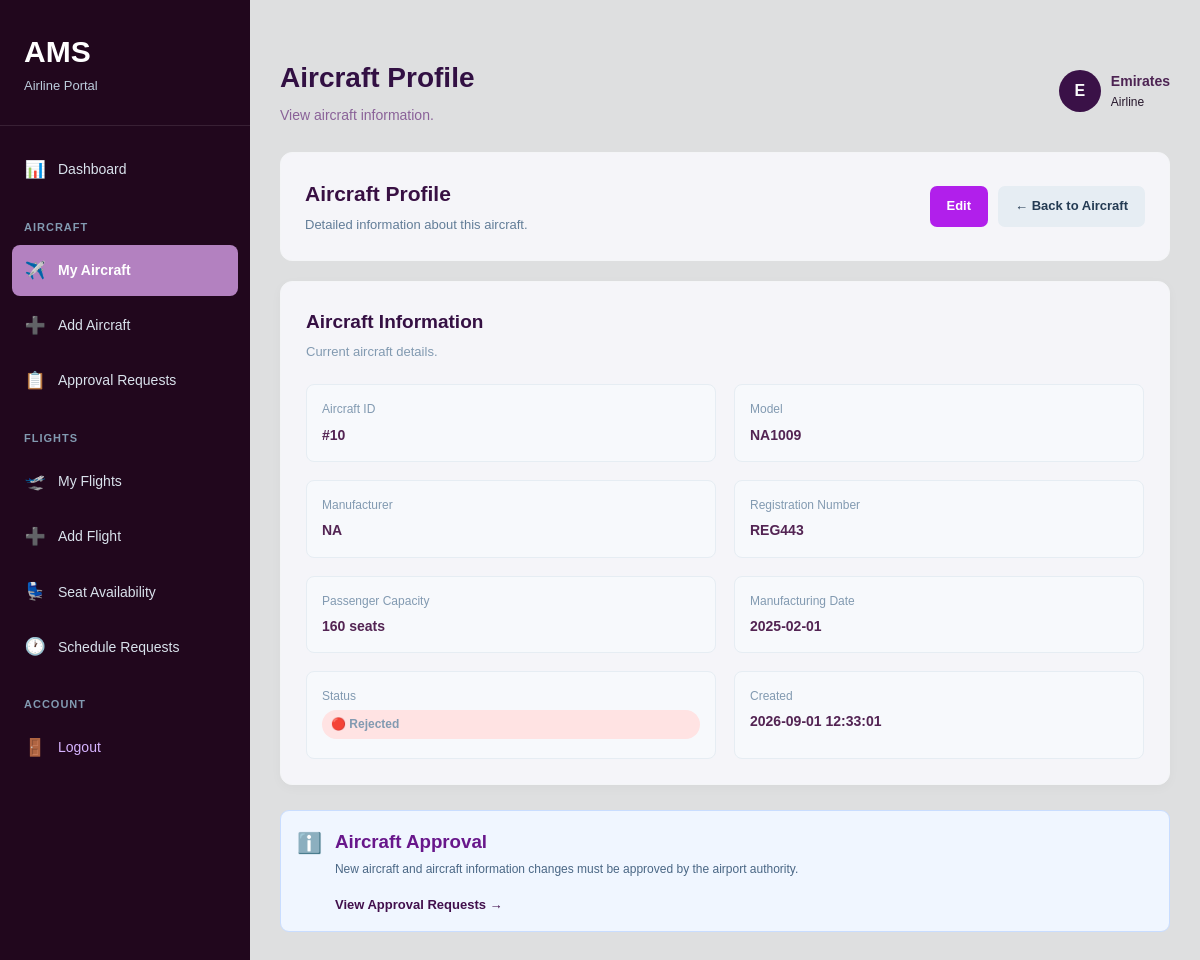
The app's page /airline/airplane/view.php?id=10 (signed in) with its own data.
### tables this page shows
CREATE TABLE `airlines` (
  `id` int(11) NOT NULL,
  `airline_name` varchar(100) NOT NULL,
  `country` varchar(100) DEFAULT NULL,
  `contact` varchar(50) DEFAULT NULL,
  `email` varchar(100) DEFAULT NULL,
  `status` varchar(20) DEFAULT 'Active',
  `created_at` timestamp NOT NULL DEFAULT current_timestamp()
);

CREATE TABLE `airplanes` (
  `id` int(11) NOT NULL,
  `airline_id` int(11) DEFAULT NULL,
  `airline_name` varchar(100) NOT NULL,
  `model` varchar(100) NOT NULL,
  `manufacturer` varchar(100) DEFAULT NULL,
  `manufacturing_date` date DEFAULT NULL,
  `registration_number` varchar(100) NOT NULL,
  `capacity` int(11) NOT NULL,
  `status` varchar(50) DEFAULT 'Active',
  `created_at` timestamp NOT NULL DEFAULT current_timestamp()
);

### airline/airplane/view.php (the view, shortened to what this page needs)
<?php
require_once '../../config/database.php';
$user_id = (int)$_SESSION['user_id'];
$sql = "SELECT email
        FROM users
        WHERE id = ?
        LIMIT 1";
$stmt = $conn->prepare($sql);
$stmt->bind_param("i", $user_id);
$stmt->execute();
$result = $stmt->get_result();
$user = $result->fetch_assoc();
$user_email = $user['email'];
$sql = "SELECT id, airline_name
        FROM airlines
        WHERE email = ?
        LIMIT 1";
$stmt = $conn->prepare($sql);
$stmt->bind_param("s", $user_email);
$stmt->execute();
$result = $stmt->get_result();
$airline = $result->fetch_assoc();
$airline_id = (int)$airline['id'];
$airline_name = $airline['airline_name'];
$id = (int)($_GET['id'] ?? 0);
$sql = "SELECT *
        FROM airplanes
        WHERE id = ?
        AND airline_id = ?
        LIMIT 1";
$stmt = $conn->prepare($sql);
$stmt->bind_param(
    "ii",
    $id,
    $airline_id
);
$stmt->execute();
$result = $stmt->get_result();
$aircraft = $result->fetch_assoc();
$status = strtolower(
    trim($aircraft['status'] ?? '')
);
?>
<!DOCTYPE html>
<html lang="en">
<head>
    <link rel="stylesheet"
          href="../../assets/css/airline.css">
</head>
<body>
<div class="airline-layout">
<div class="sidebar">
    <div class="sidebar-logo">
        <h2>AMS</h2>
        <p>
            Airline Portal
        </p>
    </div>
    <nav class="sidebar-menu">
        <a href="../dashboard.php"
           class="menu-item">
            <span>📊</span>
            Dashboard
        </a>
        <div class="menu-section">
            <p class="menu-title">
                Aircraft
            </p>
            <a href="index.php"
               class="menu-item active">
                <span>✈️</span>
                My Aircraft
            </a>
            <a href="add.php"
               class="menu-item">
                <span>➕</span>
                Add Aircraft
            </a>
            <a href="../approval/index.php"
               class="menu-item">
                <span>📋</span>
                Approval Requests
            </a>
        </div>
        <div class="menu-section">
            <p class="menu-title">
                Flights
            </p>
            <a href="../flight/index.php"
               class="menu-item">
                <span>🛫</span>
                My Flights
            </a>
            <a href="../flight/add.php"
               class="menu-item">
                <span>➕</span>
                Add Flight
            </a>
            <a href="../flight/availability.php"
               class="menu-item">
                <span>💺</span>
                Seat Availability
            </a>
            <a href="../flight/schedule_request.php"
               class="menu-item">
                <span>🕐</span>
                Schedule Requests
            </a>
        </div>
        <div class="menu-section">
            <p class="menu-title">
                Account
            </p>
            <a href="../../logout.php"
               class="menu-item logout-item">
                <span>🚪</span>
                Logout
            </a>
        </div>
    </nav>
</div>
<div class="main-content">
<header class="topbar">
    <div>
        <h1>
            Aircraft Profile
        </h1>
        <p>
            View aircraft information.
        </p>
    </div>
    <div class="user-info">
        <div class="user-avatar">
            <?php
            echo strtoupper(
                substr($airline_name, 0, 1)
            );
            ?>
        </div>
        <div>
            <strong>
                <?php
                echo htmlspecialchars(
                    $airline_name
                );
                ?>
            </strong>
            <small>
                Airline
            </small>
        </div>
    </div>
</header>
<section class="page-header">
    <div>
        <h2>
            Aircraft Profile
        </h2>
        <p>
            Detailed information about this aircraft.
        </p>
    </div>
    <div class="table-actions">
        <a href="edit.php?id=<?php echo $id; ?>"
           class="btn btn-primary">
            Edit
        </a>
        <a href="index.php"
           class="btn btn-secondary">
            ← Back to Aircraft
        </a>
    </div>
</section>
<section class="content-card">
    <div class="table-header">
        <h2>
            Aircraft Information
        </h2>
        <p>
            Current aircraft details.
        </p>
    </div>
    <div class="details-grid">
        <div class="detail-item">
            <span>
                Aircraft ID
            </span>
            <strong>
                #<?php echo $id; ?>
            </strong>
        </div>
        <div class="detail-item">
            <span>
                Model
            </span>
            <strong>
                <?php
                echo htmlspecialchars(
                    $aircraft['model']
                );
                ?>
            </strong>
        </div>
        <div class="detail-item">
            <span>
                Manufacturer
            </span>
            <strong>
                <?php
                echo htmlspecialchars(
                    $aircraft['manufacturer']
                    ?? 'N/A'
                );
                ?>
            </strong>
        </div>
        <div class="detail-item">
            <span>
                Registration Number
            </span>
            <strong>
                <?php
                echo htmlspecialchars(
                    $aircraft['registration_number']
                );
                ?>
            </strong>
        </div>
        <div class="detail-item">
            <span>
                Passenger Capacity
            </span>
            <strong>
                <?php
                echo (int)$aircraft['capacity'];
                ?>
                seats
            </strong>
        </div>
        <div class="detail-item">
            <span>
                Manufacturing Date
            </span>
            <strong>
                <?php
                echo htmlspecialchars(
                    $aircraft['manufacturing_date']
                    ?? 'N/A'
                );
                ?>
            </strong>
        </div>
        <div class="detail-item">
            <span>
                Status
            </span>
            <strong>
                <?php
                if ($status == 'active') {
                    echo '<span class="status-badge status-approved">
                            🟢 Active
                          </span>';
                }
                elseif (
                    strpos($status, 'pending') !== false
                ) {
                    echo '<span class="status-badge status-pending">
                            🟡 Pending Approval
                          </span>';
                }
                elseif ($status == 'maintenance') {
                    echo '<span class="status-badge status-warning">
                            🟠 Maintenance
                          </span>';
                }
                elseif ($status == 'rejected') {
                    echo '<span class="status-badge status-rejected">
                            🔴 Rejected
                          </span>';
                }
                else {
                    echo htmlspecialchars(
                        $aircraft['status']
                    );
                }
                ?>
            </strong>
        </div>
        <div class="detail-item">
            <span>
                Created
            </span>
            <strong>
                <?php
                echo htmlspecialchars(
                    $aircraft['created_at']
                    ?? 'N/A'
                );
                ?>
            </strong>
        </div>
    </div>
</section>
<section class="info-box">
    <div class="info-icon">
        ℹ️
    </div>
    <div>
        <h3>
            Aircraft Approval
        </h3>
        <p>
            New aircraft and aircraft
            information changes must be
            approved by the airport authority.
        </p>
        <a href="../approval/index.php">
            View Approval Requests →
        </a>
    </div>
</section>
</div>
</div>
</body>
</html>

### assets/css/airline.css (style rules this page uses)
* { margin: 0; padding: 0; box-sizing: border-box; }
html { scroll-behavior: smooth; }
body { font-family: Arial, Helvetica, sans-serif; background: #dedfe0; color: #6b5aaa; line-height: 1.6; }
a { text-decoration: none; color: inherit; }
.airline-layout { min-height: 100vh; display: flex; }
.sidebar { width: 250px; min-height: 100vh; background: #21071d; color: #ffffff; position: fixed; left: 0; top: 0; bottom: 0; overflow-y: auto; z-index: 1000; }
.sidebar-logo { padding: 28px 24px; border-bottom: 1px solid rgba(255, 255, 255, 0.1); }
.sidebar-logo h2 { font-size: 30px; }
.sidebar-logo p { color: #bcccdc; font-size: 13px; }
.sidebar-menu { padding: 18px 12px; }
.menu-section { margin-top: 24px; }
.menu-title { padding: 0 12px 8px; color: #829ab1; font-size: 11px; font-weight: 700; text-transform: uppercase; letter-spacing: 1px; }
.menu-item { display: flex; align-items: center; gap: 12px; padding: 12px; margin-bottom: 4px; border-radius: 8px; color: #d9e2ec; font-size: 14px; transition: .2s; }
.menu-item span { width: 22px; text-align: center; font-size: 17px; }
.menu-item.active { background: #b381c0; color: #fff; font-weight: 600; }
.logout-item { color: #d7b4ff; }
.main-content { width: calc(100% - 250px); margin-left: 250px; min-height: 100vh; padding: 30px; }
.topbar { min-height: 70px; display: flex; align-items: center; justify-content: space-between; gap: 20px; margin-bottom: 25px; }
.topbar h1 { font-size: 28px; color: #321043; margin-bottom: 4px; }
.topbar p { color: #8a6298; font-size: 14px; }
.user-info { display: flex; align-items: center; gap: 10px; }
.user-avatar { width: 42px; height: 42px; border-radius: 50%; background: #3a1147; color: #fbfbfc; display: flex; align-items: center; justify-content: center; font-weight: 700; }
.user-info strong, .user-info small { display: block; }
.user-info strong { font-size: 14px; color: #4d2453; }
.user-info small { color: #26172b; font-size: 12px; }
.stat-card, .action-card, .module-card, .content-card, .page-header { background: #f5f5f9; border: 1px solid #f4f5f7; border-radius: 12px; }
.module-card a, .info-box a { display: inline-block; margin-top: 15px; color: #42104d; font-size: 13px; font-weight: 600; }
.page-header { padding: 24px; margin-bottom: 20px; display: flex; align-items: center; justify-content: space-between; gap: 20px; }
.page-header h2 { color: #381043; font-size: 21px; margin-bottom: 5px; }
.page-header p { color: #627d98; font-size: 13px; }
.content-card { padding: 25px; margin-bottom: 25px; box-shadow: 0 3px 12px rgba(0, 0, 0, .03); }
.form-header, .table-header { margin-bottom: 22px; }
.form-header h2, .table-header h2 { color: #351043; font-size: 19px; margin-bottom: 4px; }
.form-header p, .table-header p { color: #829ab1; font-size: 13px; }
.form-actions, .table-actions { display: flex; align-items: center; justify-content: flex-end; gap: 10px; flex-wrap: wrap; }
.btn { display: inline-flex; align-items: center; justify-content: center; padding: 10px 17px; border-radius: 7px; border: none; font-size: 13px; font-weight: 600; cursor: pointer; transition: .2s; }
.btn-primary { background: #b11feb; color: #fff; }
.btn-secondary { background: #e6edf3; color: #243b53; }
.form-notice, .info-box { display: flex; gap: 13px; padding: 16px; border-radius: 9px; background: #f0f6ff; border: 1px solid #c9ddff; margin-top: 20px; }
.notice-icon, .info-icon { font-size: 20px; flex-shrink: 0; }
.form-notice strong, .info-box h3 { color: #68178b; }
.form-notice p, .info-box p { color: #4a6785; font-size: 12px; margin-top: 3px; }
.status-badge { display: inline-flex; align-items: center; padding: 5px 9px; border-radius: 20px; font-size: 11px; font-weight: 600; }
.status-rejected { background: #ffe3e3; color: #a12626; }
.details-grid { display: grid; grid-template-columns: repeat(2, 1fr); gap: 18px; }
.detail-item { padding: 15px; background: #f7f9fc; border: 1px solid #e6edf3; border-radius: 8px; }
.detail-item span { display: block; color: #829ab1; font-size: 12px; margin-bottom: 4px; }
.detail-item strong { color: #532453; font-size: 14px; }

### records on screen
airlines: airline_name "E", airline_name "Emirates"
airplanes: model "NA1009", manufacturer "NA", registration_number "REG443", capacity "160", manufacturing_date "2025-02-01", created_at "2026-09-01 12:33:01"

### other values on screen
$id "10"
